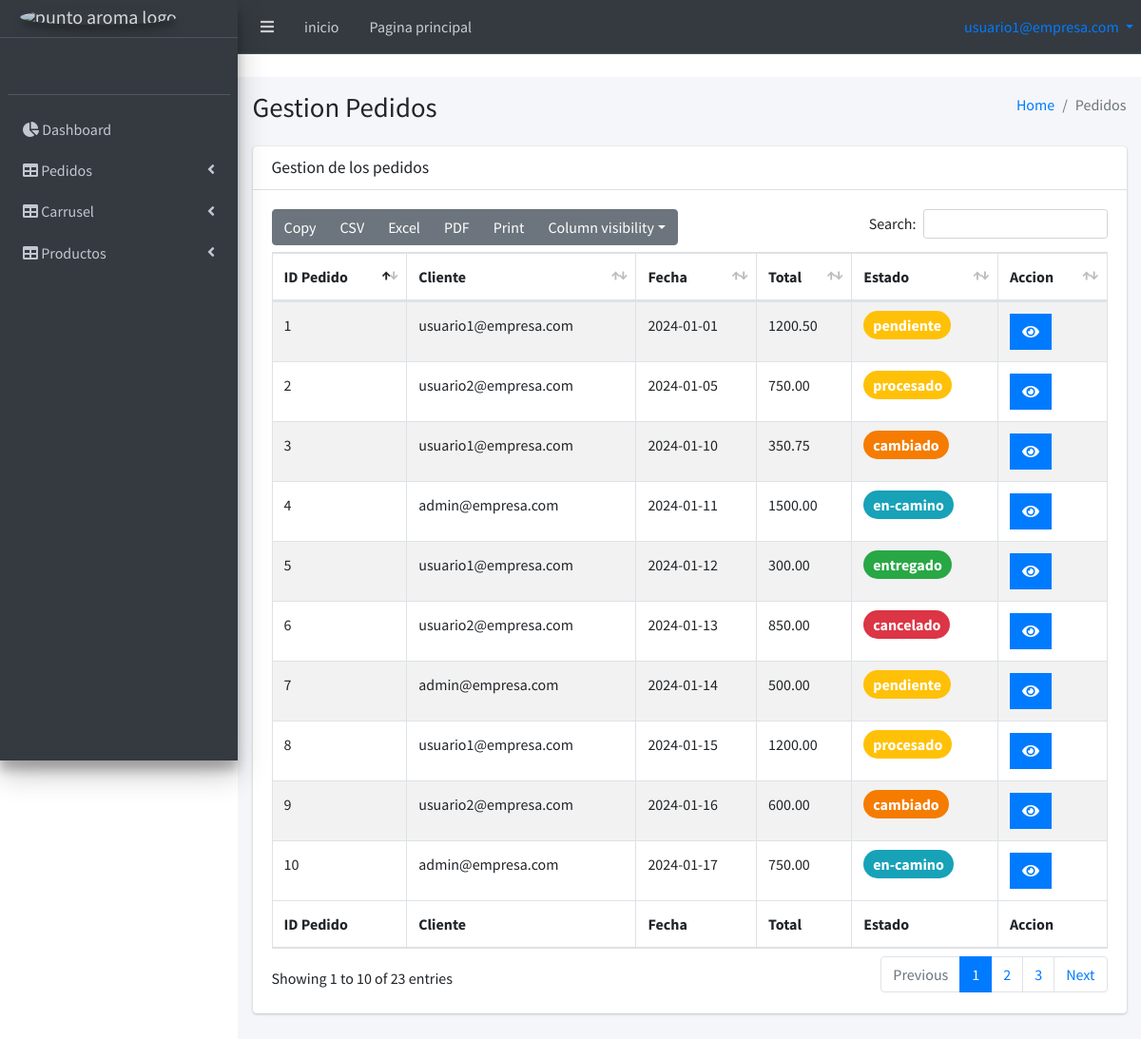
Page /admin/pedidos.php (signed in) on the committed database.
### tables this page shows
CREATE TABLE pedidos
(
    id_pedido INT PRIMARY KEY,
    id_usuario INT,
    id_estado_pedido INT,
    total DECIMAL(10, 2),
    fecha DATE,
    id_domicilio INT,

    CONSTRAINT FK_pedidos_id_usuario_END FOREIGN KEY (id_usuario) REFERENCES usuarios(id_usuario),
    CONSTRAINT FK_pedidos_id_estado_pedido_END FOREIGN KEY (id_estado_pedido) REFERENCES estados_pedidos(id_estado_pedido),
    CONSTRAINT FK_pedidos_id_domicilio_END FOREIGN KEY (id_domicilio) REFERENCES domicilios(id_domicilio)
);

CREATE TABLE usuarios
(
    id_usuario INT PRIMARY KEY,
    id_permiso INT DEFAULT 2,
    id_estado_usuario INT DEFAULT 1,
    email VARCHAR(100),
    clave VARCHAR(100),
    CONSTRAINT FK_usuario_id_permiso_END FOREIGN KEY (id_permiso) REFERENCES permisos(id_permiso),
    CONSTRAINT FK_usuario_id_estado_usuario_END FOREIGN KEY (id_estado_usuario) REFERENCES estados_usuarios(id_estado_usuario)
);

CREATE TABLE estados_pedidos
(
    id_estado_pedido INT PRIMARY KEY,
    nombre VARCHAR(100),
    descripcion TEXT
);

### admin/pedidos.php (the view, shortened to what this page needs)
<?php
include './header.php';
include './config/sbd.php';
include './aside.php';
include './footer.php';
$sql_pedidos = $con->prepare("SELECT p.id_pedido, p.total, p.fecha, u.email AS nombre_usuario, ep.nombre AS estado_pedido
FROM pedidos p
JOIN usuarios u ON p.id_usuario = u.id_usuario
JOIN estados_pedidos ep ON p.id_estado_pedido = ep.id_estado_pedido;");
$sql_pedidos->execute();
$pedidos = $sql_pedidos->fetchAll(PDO::FETCH_ASSOC);
?>
<!DOCTYPE html>
<html lang="en">
<head>
</head>
<body>
    <div class="wrapper">
        <div class="content-wrapper">
            <section class="content-header">
                <div class="container-fluid">
                    <div class="row mb-2">
                        <div class="col-sm-6">
                            <h1 class="m-0">Gestion Pedidos</h1>
                        </div>
                        <div class="col-sm-6">
                            <ol class="breadcrumb float-sm-right">
                                <li class="breadcrumb-item"><a href="./admin.php">Home</a></li>
                                <li class="breadcrumb-item active">Pedidos</>
                                </li>
                            </ol>
                        </div>
                    </div>
                </div>
            </section>
            <section class="content">
                <div class="container-fluid">
                    <div class="row">
                        <div class="col-12">
                            <div class="card">
                                <div class="card-header">
                                    <h3 class="card-title">Gestion de los pedidos</h3>
                                </div>
                                <div class="card-body">
                                    <table id="pedidos" class="table table-bordered table-striped">
                                        <thead>
                                            <tr>
                                                <th>ID Pedido</th>
                                                <th>Cliente</th>
                                                <th>Fecha</th>
                                                <th>Total</th>
                                                <th>Estado</th>
                                                <th>Accion</th>
                                            </tr>
                                        </thead>
                                        <tbody>
                                            <?php foreach ($pedidos as $pedido) { ?>
                                                <tr>
                                                    <td><?php echo $pedido["id_pedido"] ?></td>
                                                    <td><?php echo $pedido["nombre_usuario"] ?></td>
                                                    <td><?php echo $pedido["fecha"] ?></td>
                                                    <td><?php echo $pedido["total"] ?></td>
                                                    <td>
                                                        <span class="order-status status-<?php echo $pedido["estado_pedido"] ?>">
                                                            <?php echo $pedido["estado_pedido"] ?>
                                                        </span>
                                                    </td>
                                                    <td>
                                                        <a href="resumen_pedido.php?id_pedido=<?php echo $pedido["id_pedido"]?>" type="button" class="btn bg-blue btn-flat margin"><i class="fas fa-eye"></i></a>
                                                    </td>
                                                </tr>
                                            <?php } ?>
                                        </tbody>
                                        <tfoot>
                                            <tr>
                                                <th>ID Pedido</th>
                                                <th>Cliente</th>
                                                <th>Fecha</th>
                                                <th>Total</th>
                                                <th>Estado</th>
                                                <th>Accion</th>
                                            </tr>
                                        </tfoot>
                                    </table>
                                </div>
                            </div>
                        </div>
                    </div>
                </div>
            </section>
        </div>
    </div>
</body>
</html>

### admin/css/styles.css (style rules this page uses)
.order-status { font-weight: bold; padding: 5px 10px; border-radius: 15px; color: white; }
.status-procesado { background-color: #ffc107; }
.status-pendiente { background-color: #ffc107; }
.status-cambiado { background-color: #f57c00; }
.status-en-camino { background-color: #17a2b8; }
.status-entregado { background-color: #28a745; }
.status-cancelado { background-color: #dc3545; }

### rows in the picture
pedidos: id_pedido "4", id_usuario.email "admin@empresa.com", fecha "2024-01-11", total "1500.00", id_estado_pedido.nombre "en-camino"
pedidos: id_pedido "7", id_usuario.email "admin@empresa.com", fecha "2024-01-14", total "500.00", id_estado_pedido.nombre "pendiente"
pedidos: id_pedido "10", id_usuario.email "admin@empresa.com", fecha "2024-01-17", total "750.00", id_estado_pedido.nombre "en-camino"
pedidos: id_pedido "1", id_usuario.email "usuario1@empresa.com", fecha "2024-01-01", total "1200.50", id_estado_pedido.nombre "pendiente"
pedidos: id_pedido "3", id_usuario.email "usuario1@empresa.com", fecha "2024-01-10", total "350.75", id_estado_pedido.nombre "cambiado"
pedidos: id_pedido "5", id_usuario.email "usuario1@empresa.com", fecha "2024-01-12", total "300.00", id_estado_pedido.nombre "entregado"
pedidos: id_pedido "8", id_usuario.email "usuario1@empresa.com", fecha "2024-01-15", total "1200.00", id_estado_pedido.nombre "procesado"
pedidos: id_pedido "2", id_usuario.email "usuario2@empresa.com", fecha "2024-01-05", total "750.00", id_estado_pedido.nombre "procesado"
pedidos: id_pedido "6", id_usuario.email "usuario2@empresa.com", fecha "2024-01-13", total "850.00", id_estado_pedido.nombre "cancelado"
pedidos: id_pedido "9", id_usuario.email "usuario2@empresa.com", fecha "2024-01-16", total "600.00", id_estado_pedido.nombre "cambiado"

### other values in the picture
$_SESSION["email"] "usuario1@empresa.com"
